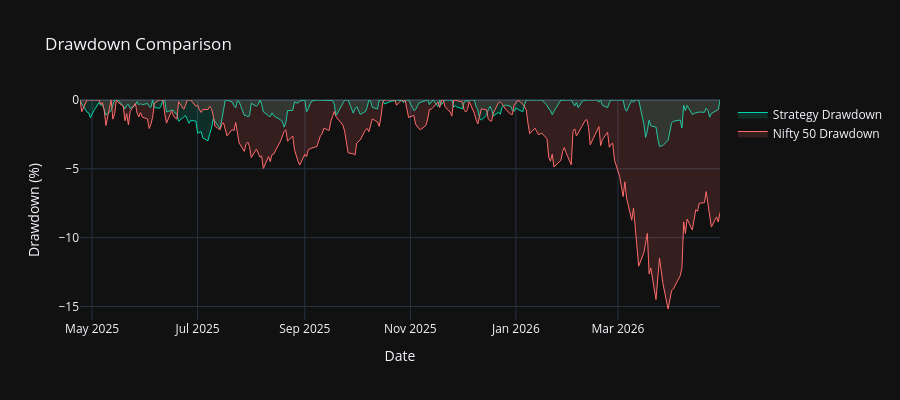

Notebook code cell kept with this figure:
### Markdown cell above
## 3. Drawdown Analysis

Drawdown shows how much you would have lost from any peak.
Lower (less negative) drawdowns = smoother ride.

### Code cell
# Drawdown chart
strat_dd = max_drawdown(bt['portfolio_returns'].dropna())['drawdown_series']
bench_dd = max_drawdown(bt['benchmark_returns'].dropna())['drawdown_series']

fig = go.Figure()
fig.add_trace(go.Scatter(
    x=strat_dd.index, y=strat_dd.values * 100,
    name='Strategy Drawdown', fill='tozeroy',
    line=dict(color='#00d4aa', width=1),
    fillcolor='rgba(0,212,170,0.15)'
))
fig.add_trace(go.Scatter(
    x=bench_dd.index, y=bench_dd.values * 100,
    name='Nifty 50 Drawdown', fill='tozeroy',
    line=dict(color='#ff6b6b', width=1),
    fillcolor='rgba(255,107,107,0.15)'
))

fig.update_layout(
    title='Drawdown Comparison',
    xaxis_title='Date', yaxis_title='Drawdown (%)',
    height=400, template='plotly_dark',
)
fig.show()

print(f"Strategy Max Drawdown: {bt['portfolio_metrics']['max_drawdown']:.2f}%")
print(f"Nifty 50 Max Drawdown: {bt['benchmark_metrics']['max_drawdown']:.2f}%")

### Figure 1 — Plotly figure (JSON) as saved in the notebook; plotly's stock layout.template omitted (floating-point values rounded to 4 significant figures; data arrays with more than 128 entries replaced by an {"elided": "..."} marker saying what was removed)
{"data": [{"fill": "tozeroy", "fillcolor": "rgba(0,212,170,0.15)", "line": {"color": "#00d4aa", "width": 1}, "name": "Strategy Drawdown", "type": "scatter", "x": {"elided": "252 str values"}, "y": {"elided": "252 float values"}}, {"fill": "tozeroy", "fillcolor": "rgba(255,107,107,0.15)", "line": {"color": "#ff6b6b", "width": 1}, "name": "Nifty 50 Drawdown", "type": "scatter", "x": {"elided": "251 str values"}, "y": {"elided": "251 float values"}}], "layout": {"height": 400, "title": {"text": "Drawdown Comparison"}, "xaxis": {"title": {"text": "Date"}}, "yaxis": {"title": {"text": "Drawdown (%)"}}}}
